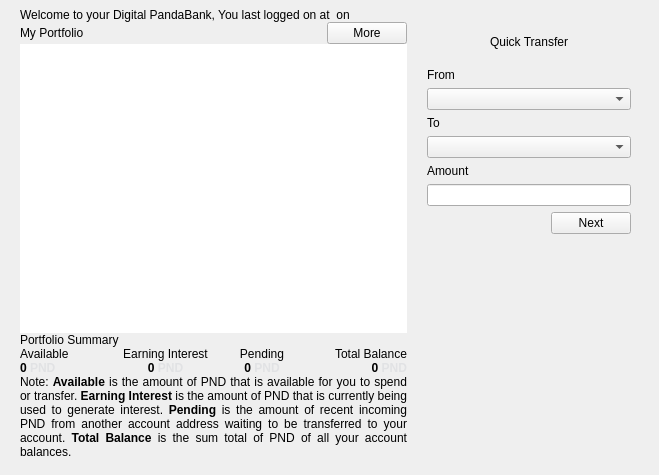
<?xml version="1.0" encoding="UTF-8"?>
<ui version="4.0">
 <class>OverviewPage</class>
 <widget class="QWidget" name="OverviewPage">
  <property name="geometry">
   <rect>
    <x>0</x>
    <y>0</y>
    <width>659</width>
    <height>475</height>
   </rect>
  </property>
  <property name="windowTitle">
   <string>Form</string>
  </property>
  <layout class="QHBoxLayout" name="horizontalLayout" stretch="0">
   <property name="spacing">
    <number>0</number>
   </property>
   <property name="margin">
    <number>0</number>
   </property>
   <item>
    <layout class="QVBoxLayout" name="verticalLayout_3">
     <property name="leftMargin">
      <number>20</number>
     </property>
     <property name="topMargin">
      <number>8</number>
     </property>
     <property name="rightMargin">
      <number>20</number>
     </property>
     <property name="bottomMargin">
      <number>16</number>
     </property>
     <item>
      <widget class="QLabel" name="welcome_heading">
       <property name="text">
        <string>Welcome to your Digital PandaBank, You last logged on at &lt;TIME&gt; on &lt;DATE&gt;</string>
       </property>
      </widget>
     </item>
     <item>
      <layout class="QHBoxLayout" name="horizontalLayout_2" stretch="1,0">
       <property name="spacing">
        <number>0</number>
       </property>
       <item>
        <layout class="QVBoxLayout" name="verticalLayout_2" stretch="0,1,0,0,0,0">
         <property name="spacing">
          <number>0</number>
         </property>
         <item>
          <layout class="QHBoxLayout" name="horizontalLayout_5" stretch="1,0">
           <item>
            <widget class="QLabel" name="portfolio_heading">
             <property name="lineWidth">
              <number>1</number>
             </property>
             <property name="text">
              <string>My Portfolio</string>
             </property>
            </widget>
           </item>
           <item>
            <widget class="QPushButton" name="portfolio_heading_more">
             <property name="text">
              <string>More</string>
             </property>
            </widget>
           </item>
          </layout>
         </item>
         <item>
          <widget class="PortfolioOverviewTable" name="PortfolioTable">
           <property name="sizePolicy">
            <sizepolicy hsizetype="Expanding" vsizetype="MinimumExpanding">
             <horstretch>0</horstretch>
             <verstretch>0</verstretch>
            </sizepolicy>
           </property>
           <property name="frameShape">
            <enum>QFrame::NoFrame</enum>
           </property>
           <property name="frameShadow">
            <enum>QFrame::Plain</enum>
           </property>
           <property name="editTriggers">
            <set>QAbstractItemView::NoEditTriggers</set>
           </property>
           <property name="showDropIndicator" stdset="0">
            <bool>false</bool>
           </property>
           <property name="dragDropOverwriteMode">
            <bool>false</bool>
           </property>
           <property name="alternatingRowColors">
            <bool>false</bool>
           </property>
           <property name="selectionMode">
            <enum>QAbstractItemView::NoSelection</enum>
           </property>
           <property name="showGrid">
            <bool>false</bool>
           </property>
           <property name="cornerButtonEnabled">
            <bool>false</bool>
           </property>
           <attribute name="horizontalHeaderDefaultSectionSize">
            <number>150</number>
           </attribute>
           <attribute name="horizontalHeaderHighlightSections">
            <bool>false</bool>
           </attribute>
           <attribute name="verticalHeaderVisible">
            <bool>false</bool>
           </attribute>
           <attribute name="verticalHeaderHighlightSections">
            <bool>false</bool>
           </attribute>
          </widget>
         </item>
         <item>
          <widget class="QLabel" name="portfolio_overview_heading">
           <property name="text">
            <string>Portfolio Summary</string>
           </property>
          </widget>
         </item>
         <item>
          <layout class="QHBoxLayout" name="horizontalLayout_4" stretch="1,1,1,1">
           <property name="spacing">
            <number>0</number>
           </property>
           <item>
            <layout class="QVBoxLayout" name="verticalLayout_7">
             <property name="spacing">
              <number>0</number>
             </property>
             <property name="leftMargin">
              <number>0</number>
             </property>
             <item>
              <widget class="QLabel" name="portfolio_available_heading">
               <property name="text">
                <string>Available</string>
               </property>
               <property name="alignment">
                <set>Qt::AlignLeading|Qt::AlignLeft|Qt::AlignVCenter</set>
               </property>
              </widget>
             </item>
             <item>
              <widget class="QLabel" name="labelBalance">
               <property name="font">
                <font>
                 <weight>75</weight>
                 <bold>true</bold>
                </font>
               </property>
               <property name="cursor">
                <cursorShape>IBeamCursor</cursorShape>
               </property>
               <property name="toolTip">
                <string>Your current spendable balance</string>
               </property>
               <property name="text">
                <string notr="true">0 &lt;span style=&quot; color:#E1E2E4;&quot;&gt;PND&lt;/span&gt;</string>
               </property>
               <property name="textFormat">
                <enum>Qt::AutoText</enum>
               </property>
               <property name="alignment">
                <set>Qt::AlignLeading|Qt::AlignLeft|Qt::AlignVCenter</set>
               </property>
               <property name="textInteractionFlags">
                <set>Qt::LinksAccessibleByMouse|Qt::TextSelectableByKeyboard|Qt::TextSelectableByMouse</set>
               </property>
              </widget>
             </item>
            </layout>
           </item>
           <item>
            <layout class="QVBoxLayout" name="verticalLayout_8">
             <property name="spacing">
              <number>0</number>
             </property>
             <item>
              <widget class="QLabel" name="portfolio_interest_heading">
               <property name="text">
                <string>Earning Interest</string>
               </property>
               <property name="alignment">
                <set>Qt::AlignCenter</set>
               </property>
              </widget>
             </item>
             <item>
              <widget class="QLabel" name="labelStake">
               <property name="font">
                <font>
                 <weight>75</weight>
                 <bold>true</bold>
                </font>
               </property>
               <property name="cursor">
                <cursorShape>IBeamCursor</cursorShape>
               </property>
               <property name="toolTip">
                <string>Total of coins that was staked, and do not yet count toward the current balance</string>
               </property>
               <property name="text">
                <string notr="true">0 &lt;span style=&quot; color:#E1E2E4;&quot;&gt;PND&lt;/span&gt;</string>
               </property>
               <property name="alignment">
                <set>Qt::AlignCenter</set>
               </property>
               <property name="textInteractionFlags">
                <set>Qt::LinksAccessibleByMouse|Qt::TextSelectableByKeyboard|Qt::TextSelectableByMouse</set>
               </property>
              </widget>
             </item>
            </layout>
           </item>
           <item>
            <layout class="QVBoxLayout" name="verticalLayout_9">
             <property name="spacing">
              <number>0</number>
             </property>
             <item>
              <widget class="QLabel" name="portfolio_pending_heading">
               <property name="text">
                <string>Pending</string>
               </property>
               <property name="alignment">
                <set>Qt::AlignCenter</set>
               </property>
              </widget>
             </item>
             <item>
              <widget class="QLabel" name="labelUnconfirmed">
               <property name="font">
                <font>
                 <weight>75</weight>
                 <bold>true</bold>
                </font>
               </property>
               <property name="cursor">
                <cursorShape>IBeamCursor</cursorShape>
               </property>
               <property name="toolTip">
                <string>Total of transactions that have yet to be confirmed, and do not yet count toward the current balance</string>
               </property>
               <property name="text">
                <string notr="true">0 &lt;span style=&quot; color:#E1E2E4;&quot;&gt;PND&lt;/span&gt;</string>
               </property>
               <property name="alignment">
                <set>Qt::AlignCenter</set>
               </property>
               <property name="textInteractionFlags">
                <set>Qt::LinksAccessibleByMouse|Qt::TextSelectableByKeyboard|Qt::TextSelectableByMouse</set>
               </property>
              </widget>
             </item>
            </layout>
           </item>
           <item>
            <layout class="QVBoxLayout" name="verticalLayout_11">
             <property name="spacing">
              <number>0</number>
             </property>
             <property name="rightMargin">
              <number>0</number>
             </property>
             <item>
              <widget class="QLabel" name="portfolio_total_heading">
               <property name="text">
                <string>Total Balance</string>
               </property>
               <property name="alignment">
                <set>Qt::AlignRight|Qt::AlignTrailing|Qt::AlignVCenter</set>
               </property>
              </widget>
             </item>
             <item>
              <widget class="QLabel" name="labelTotal">
               <property name="font">
                <font>
                 <weight>75</weight>
                 <bold>true</bold>
                </font>
               </property>
               <property name="cursor">
                <cursorShape>IBeamCursor</cursorShape>
               </property>
               <property name="toolTip">
                <string>Your current total balance</string>
               </property>
               <property name="text">
                <string notr="true">0 &lt;span style=&quot; color:#E1E2E4;&quot;&gt;PND&lt;/span&gt;</string>
               </property>
               <property name="alignment">
                <set>Qt::AlignRight|Qt::AlignTrailing|Qt::AlignVCenter</set>
               </property>
               <property name="textInteractionFlags">
                <set>Qt::LinksAccessibleByMouse|Qt::TextSelectableByKeyboard|Qt::TextSelectableByMouse</set>
               </property>
              </widget>
             </item>
            </layout>
           </item>
          </layout>
         </item>
         <item>
          <widget class="QLabel" name="portfolio_overview_description">
           <property name="enabled">
            <bool>true</bool>
           </property>
           <property name="sizePolicy">
            <sizepolicy hsizetype="Expanding" vsizetype="Preferred">
             <horstretch>0</horstretch>
             <verstretch>0</verstretch>
            </sizepolicy>
           </property>
           <property name="text">
            <string>&lt;html&gt;&lt;head/&gt;&lt;body&gt;&lt;p&gt;Note: &lt;span style=&quot; font-weight:600;&quot;&gt;Available&lt;/span&gt; is the amount of PND that is available for you to spend or transfer. &lt;span style=&quot; font-weight:600;&quot;&gt;Earning Interest&lt;/span&gt; is the amount of PND that is currently being used to generate interest. &lt;span style=&quot; font-weight:600;&quot;&gt;Pending&lt;/span&gt; is the amount of recent incoming PND from another account address waiting to be transferred to your account. &lt;span style=&quot; font-weight:600;&quot;&gt;Total Balance&lt;/span&gt; is the sum total of PND of all your account balances. &lt;/p&gt;&lt;/body&gt;&lt;/html&gt;</string>
           </property>
           <property name="textFormat">
            <enum>Qt::RichText</enum>
           </property>
           <property name="alignment">
            <set>Qt::AlignJustify|Qt::AlignTop</set>
           </property>
           <property name="wordWrap">
            <bool>true</bool>
           </property>
           <property name="indent">
            <number>0</number>
           </property>
          </widget>
         </item>
         <item>
          <spacer name="verticalSpacer_2">
           <property name="orientation">
            <enum>Qt::Vertical</enum>
           </property>
           <property name="sizeHint" stdset="0">
            <size>
             <width>20</width>
             <height>0</height>
            </size>
           </property>
          </spacer>
         </item>
        </layout>
       </item>
       <item>
        <layout class="QVBoxLayout" name="verticalLayout" stretch="0,1">
         <property name="sizeConstraint">
          <enum>QLayout::SetDefaultConstraint</enum>
         </property>
         <property name="leftMargin">
          <number>12</number>
         </property>
         <property name="rightMargin">
          <number>0</number>
         </property>
         <item>
          <widget class="QFrame" name="quick_transfer_frame">
           <property name="sizePolicy">
            <sizepolicy hsizetype="Expanding" vsizetype="MinimumExpanding">
             <horstretch>0</horstretch>
             <verstretch>0</verstretch>
            </sizepolicy>
           </property>
           <property name="minimumSize">
            <size>
             <width>220</width>
             <height>220</height>
            </size>
           </property>
           <property name="maximumSize">
            <size>
             <width>300</width>
             <height>16777215</height>
            </size>
           </property>
           <property name="frameShape">
            <enum>QFrame::NoFrame</enum>
           </property>
           <property name="frameShadow">
            <enum>QFrame::Plain</enum>
           </property>
           <property name="lineWidth">
            <number>0</number>
           </property>
           <layout class="QVBoxLayout" name="verticalLayout_4">
            <property name="margin">
             <number>0</number>
            </property>
            <item>
             <layout class="QVBoxLayout" name="verticalLayout_5" stretch="0,0,0">
              <property name="sizeConstraint">
               <enum>QLayout::SetMaximumSize</enum>
              </property>
              <item>
               <widget class="QLabel" name="quick_transfer_heading">
                <property name="sizePolicy">
                 <sizepolicy hsizetype="Expanding" vsizetype="Preferred">
                  <horstretch>0</horstretch>
                  <verstretch>0</verstretch>
                 </sizepolicy>
                </property>
                <property name="text">
                 <string>Quick Transfer</string>
                </property>
                <property name="alignment">
                 <set>Qt::AlignCenter</set>
                </property>
               </widget>
              </item>
              <item>
               <layout class="QFormLayout" name="formLayout_4">
                <property name="sizeConstraint">
                 <enum>QLayout::SetDefaultConstraint</enum>
                </property>
                <property name="fieldGrowthPolicy">
                 <enum>QFormLayout::ExpandingFieldsGrow</enum>
                </property>
                <property name="labelAlignment">
                 <set>Qt::AlignLeading|Qt::AlignLeft|Qt::AlignVCenter</set>
                </property>
                <property name="leftMargin">
                 <number>8</number>
                </property>
                <property name="topMargin">
                 <number>0</number>
                </property>
                <property name="rightMargin">
                 <number>8</number>
                </property>
                <item row="8" column="0">
                 <widget class="QLabel" name="label_14">
                  <property name="text">
                   <string>To</string>
                  </property>
                 </widget>
                </item>
                <item row="10" column="0">
                 <widget class="QLabel" name="label_16">
                  <property name="text">
                   <string>Amount</string>
                  </property>
                 </widget>
                </item>
                <item row="6" column="0">
                 <widget class="QLabel" name="label_15">
                  <property name="text">
                   <string>From</string>
                  </property>
                 </widget>
                </item>
                <item row="7" column="0" colspan="2">
                 <widget class="RichTextCombo" name="quick_transfer_from_combobox">
                  <property name="sizePolicy">
                   <sizepolicy hsizetype="Expanding" vsizetype="Fixed">
                    <horstretch>0</horstretch>
                    <verstretch>0</verstretch>
                   </sizepolicy>
                  </property>
                  <property name="editable">
                   <bool>false</bool>
                  </property>
                  <property name="currentIndex">
                   <number>-1</number>
                  </property>
                  <property name="sizeAdjustPolicy">
                   <enum>QComboBox::AdjustToContents</enum>
                  </property>
                 </widget>
                </item>
                <item row="9" column="0" colspan="2">
                 <widget class="RichTextCombo" name="quick_transfer_to_combobox">
                  <property name="sizeAdjustPolicy">
                   <enum>QComboBox::AdjustToContents</enum>
                  </property>
                 </widget>
                </item>
                <item row="11" column="0" colspan="2">
                 <widget class="BitcoinAmountField" name="quick_transfer_amount"/>
                </item>
               </layout>
              </item>
              <item>
               <layout class="QHBoxLayout" name="horizontalLayout_3">
                <property name="leftMargin">
                 <number>8</number>
                </property>
                <property name="topMargin">
                 <number>0</number>
                </property>
                <property name="rightMargin">
                 <number>8</number>
                </property>
                <property name="bottomMargin">
                 <number>8</number>
                </property>
                <item>
                 <spacer name="horizontalSpacer">
                  <property name="orientation">
                   <enum>Qt::Horizontal</enum>
                  </property>
                  <property name="sizeHint" stdset="0">
                   <size>
                    <width>40</width>
                    <height>20</height>
                   </size>
                  </property>
                 </spacer>
                </item>
                <item>
                 <widget class="QPushButton" name="quick_transfer_next_button">
                  <property name="sizePolicy">
                   <sizepolicy hsizetype="Fixed" vsizetype="Fixed">
                    <horstretch>0</horstretch>
                    <verstretch>0</verstretch>
                   </sizepolicy>
                  </property>
                  <property name="text">
                   <string>Next</string>
                  </property>
                 </widget>
                </item>
               </layout>
              </item>
             </layout>
            </item>
           </layout>
          </widget>
         </item>
         <item>
          <spacer name="verticalSpacer">
           <property name="orientation">
            <enum>Qt::Vertical</enum>
           </property>
           <property name="sizeHint" stdset="0">
            <size>
             <width>20</width>
             <height>40</height>
            </size>
           </property>
          </spacer>
         </item>
        </layout>
       </item>
      </layout>
     </item>
    </layout>
   </item>
  </layout>
 </widget>
 <customwidgets>
  <customwidget>
   <class>RichTextCombo</class>
   <extends>QComboBox</extends>
   <header>richtextcombo.h</header>
  </customwidget>
  <customwidget>
   <class>BitcoinAmountField</class>
   <extends>QLineEdit</extends>
   <header>bitcoinamountfield.h</header>
   <container>1</container>
  </customwidget>
  <customwidget>
   <class>PortfolioOverviewTable</class>
   <extends>QTableView</extends>
   <header>portfoliooverviewtable.h</header>
  </customwidget>
 </customwidgets>
 <resources/>
 <connections/>
</ui>
